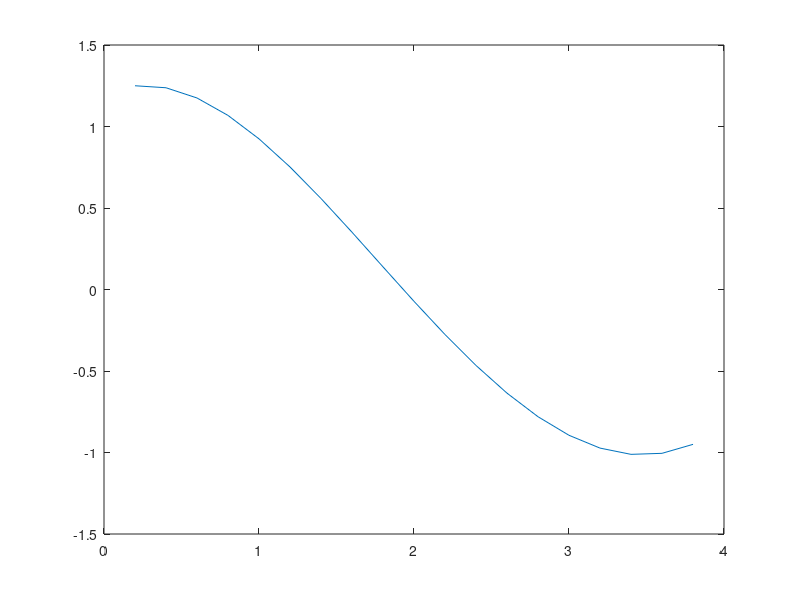

The MATLAB source for this figure:
% x''=(2t/1+t^2)x' - (2/1+t^2)x +1
%t=[0:0.2:4]  x(0)=1.25  x(4)=0.95
clear all
t1=0.2:0.2:3.8;
hamu=@(t,p)([p(2);(2*t./(t.^2+1))*p(2)-(2/(t.^2+1))*p(1)+1]);
[t, p]=ode45(hamu,t1,[1.25 0]);
[t p(:,1),p(:,2)]
hamv=@(t,z)([z(2);(2*t./(t.^2+1))*z(2)-(2/(t.^2+1))*z(1)]);
[t z]=ode45(hamv,t1,[0 1]);
[t z(:,1),z(:,2)]


n=length(t);
c=(-0.95-p(n,1))/z(n,1)
KQ=p(:,1)+c.*z(:,1)

[t1' KQ]
figure(1)
plot(t,KQ)